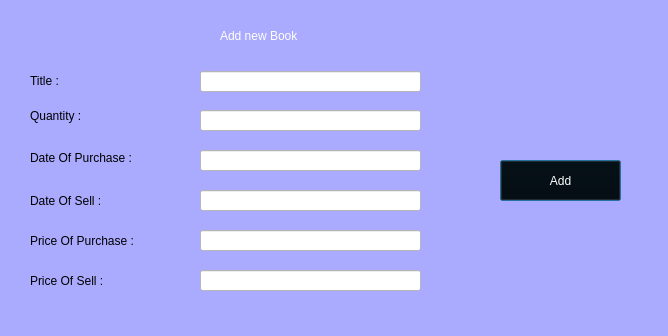
<?xml version="1.0" encoding="UTF-8"?>
<ui version="4.0">
 <class>Ajout</class>
 <widget class="QDialog" name="Ajout">
  <property name="geometry">
   <rect>
    <x>0</x>
    <y>0</y>
    <width>668</width>
    <height>336</height>
   </rect>
  </property>
  <property name="windowTitle">
   <string>Dialog</string>
  </property>
  <property name="styleSheet">
   <string notr="true">background-color: rgb(170, 170, 255);</string>
  </property>
  <widget class="QLabel" name="label">
   <property name="geometry">
    <rect>
     <x>220</x>
     <y>10</y>
     <width>201</width>
     <height>51</height>
    </rect>
   </property>
   <property name="styleSheet">
    <string notr="true">color: rgb(255, 255, 255);
font: 16pt &quot;Mistral&quot;;</string>
   </property>
   <property name="text">
    <string>Add new Book</string>
   </property>
   <property name="margin">
    <number>12</number>
   </property>
  </widget>
  <widget class="QLabel" name="label_2">
   <property name="geometry">
    <rect>
     <x>30</x>
     <y>70</y>
     <width>111</width>
     <height>21</height>
    </rect>
   </property>
   <property name="styleSheet">
    <string notr="true">font: 75 10pt &quot;MS Shell Dlg 2&quot;;</string>
   </property>
   <property name="text">
    <string>Title :</string>
   </property>
  </widget>
  <widget class="QLabel" name="label_3">
   <property name="geometry">
    <rect>
     <x>30</x>
     <y>100</y>
     <width>131</width>
     <height>31</height>
    </rect>
   </property>
   <property name="styleSheet">
    <string notr="true">font: 75 10pt &quot;MS Shell Dlg 2&quot;;</string>
   </property>
   <property name="text">
    <string>Quantity :</string>
   </property>
  </widget>
  <widget class="QLabel" name="label_4">
   <property name="geometry">
    <rect>
     <x>40</x>
     <y>180</y>
     <width>55</width>
     <height>16</height>
    </rect>
   </property>
   <property name="text">
    <string/>
   </property>
  </widget>
  <widget class="QLabel" name="label_6">
   <property name="geometry">
    <rect>
     <x>30</x>
     <y>150</y>
     <width>151</width>
     <height>16</height>
    </rect>
   </property>
   <property name="styleSheet">
    <string notr="true">font: 75 10pt &quot;MS Shell Dlg 2&quot;;</string>
   </property>
   <property name="text">
    <string>Date Of Purchase : </string>
   </property>
  </widget>
  <widget class="QLineEdit" name="txtName">
   <property name="geometry">
    <rect>
     <x>200</x>
     <y>71</y>
     <width>221</width>
     <height>21</height>
    </rect>
   </property>
   <property name="styleSheet">
    <string notr="true">background-color: rgb(255, 255, 255);</string>
   </property>
  </widget>
  <widget class="QLineEdit" name="txtQuantity">
   <property name="geometry">
    <rect>
     <x>200</x>
     <y>110</y>
     <width>221</width>
     <height>21</height>
    </rect>
   </property>
   <property name="styleSheet">
    <string notr="true">background-color: rgb(255, 255, 255);</string>
   </property>
  </widget>
  <widget class="QLineEdit" name="txtDOP">
   <property name="geometry">
    <rect>
     <x>200</x>
     <y>150</y>
     <width>221</width>
     <height>21</height>
    </rect>
   </property>
   <property name="styleSheet">
    <string notr="true">background-color: rgb(255, 255, 255);</string>
   </property>
  </widget>
  <widget class="QLineEdit" name="txtDOS">
   <property name="geometry">
    <rect>
     <x>200</x>
     <y>190</y>
     <width>221</width>
     <height>21</height>
    </rect>
   </property>
   <property name="styleSheet">
    <string notr="true">background-color: rgb(255, 255, 255);</string>
   </property>
  </widget>
  <widget class="QPushButton" name="btnAdd">
   <property name="geometry">
    <rect>
     <x>500</x>
     <y>160</y>
     <width>121</width>
     <height>41</height>
    </rect>
   </property>
   <property name="styleSheet">
    <string notr="true">background-color: rgb(0, 0, 0);
font: 75 11pt &quot;Microsoft YaHei UI&quot;;
color: rgb(255, 255, 255);</string>
   </property>
   <property name="text">
    <string>Add</string>
   </property>
  </widget>
  <widget class="QLabel" name="label_7">
   <property name="geometry">
    <rect>
     <x>30</x>
     <y>190</y>
     <width>141</width>
     <height>21</height>
    </rect>
   </property>
   <property name="styleSheet">
    <string notr="true">font: 75 10pt &quot;MS Shell Dlg 2&quot;;</string>
   </property>
   <property name="text">
    <string>Date Of Sell :</string>
   </property>
  </widget>
  <widget class="QLabel" name="label_8">
   <property name="geometry">
    <rect>
     <x>30</x>
     <y>230</y>
     <width>141</width>
     <height>21</height>
    </rect>
   </property>
   <property name="styleSheet">
    <string notr="true">font: 75 10pt &quot;MS Shell Dlg 2&quot;;</string>
   </property>
   <property name="text">
    <string>Price Of Purchase :</string>
   </property>
  </widget>
  <widget class="QLineEdit" name="txtSellingPrice">
   <property name="geometry">
    <rect>
     <x>200</x>
     <y>230</y>
     <width>221</width>
     <height>21</height>
    </rect>
   </property>
   <property name="styleSheet">
    <string notr="true">background-color: rgb(255, 255, 255);</string>
   </property>
  </widget>
  <widget class="QLineEdit" name="txtPurchasePrice">
   <property name="geometry">
    <rect>
     <x>200</x>
     <y>270</y>
     <width>221</width>
     <height>21</height>
    </rect>
   </property>
   <property name="styleSheet">
    <string notr="true">background-color: rgb(255, 255, 255);</string>
   </property>
  </widget>
  <widget class="QLabel" name="label_9">
   <property name="geometry">
    <rect>
     <x>30</x>
     <y>270</y>
     <width>141</width>
     <height>21</height>
    </rect>
   </property>
   <property name="styleSheet">
    <string notr="true">font: 75 10pt &quot;MS Shell Dlg 2&quot;;</string>
   </property>
   <property name="text">
    <string>Price Of Sell :</string>
   </property>
  </widget>
  <widget class="QLabel" name="lblInfo">
   <property name="geometry">
    <rect>
     <x>490</x>
     <y>260</y>
     <width>141</width>
     <height>121</height>
    </rect>
   </property>
   <property name="text">
    <string/>
   </property>
  </widget>
 </widget>
 <resources/>
 <connections/>
</ui>
